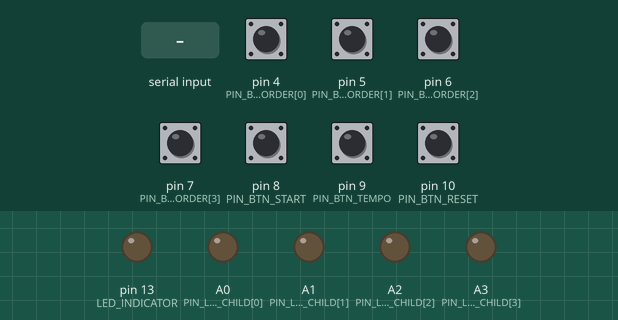
The sketch below on a simulated Arduino Uno, built with avr-gcc and run on an emulated ATmega328P. On the bench: output pins drawn as LEDs (lit = HIGH). Dashed ring = blinking. Inputs (shaded band) come from the test bench; at power-on: pin 4 (PIN_BTN_ORDER[0]), pin 5 (PIN_BTN_ORDER[1]), pin 6 (PIN_BTN_ORDER[2]), pin 7 (PIN_BTN_ORDER[3]), pin 8 (PIN_BTN_START), pin 9 (PIN_BTN_TEMPO), pin 10 (PIN_BTN_RESET) HIGH. What the sketch prints to the serial monitor is not drawn.

Above: at 1.2 s.
1.3 s: pin 8 (PIN_BTN_START) pulled LOW for 0.15 s
At 1.7 s:
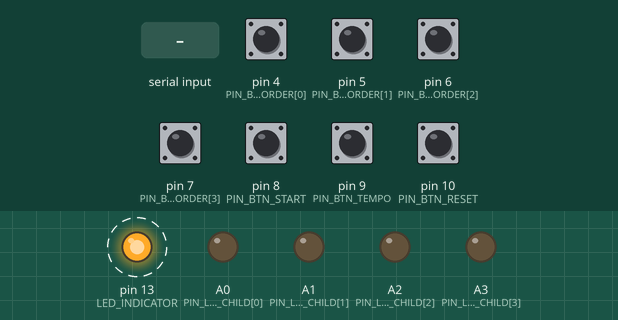
4.4 s: pin 4 (PIN_BTN_ORDER[0]) pulled LOW for 0.15 s
At 4.7 s:
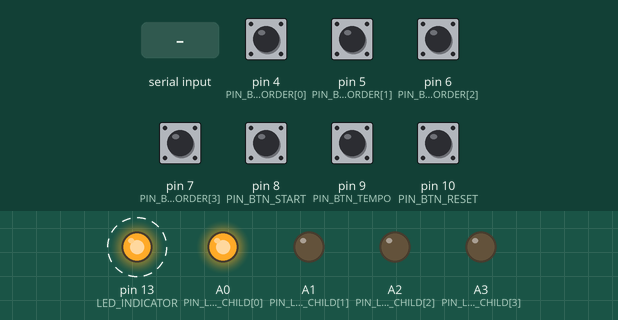
7.4 s: "30 150\n" received over Serial
At 7.7 s:
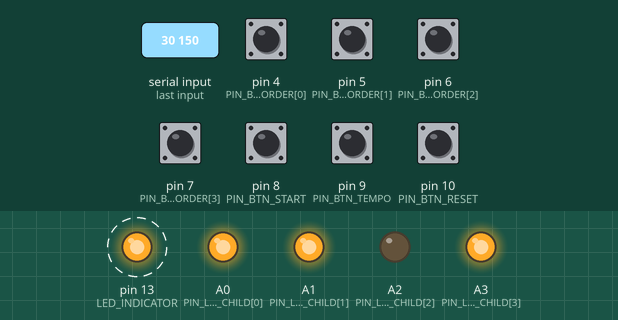
10.4 s: pin 6 (PIN_BTN_ORDER[2]) pulled LOW for 0.15 s
At 11.7 s:
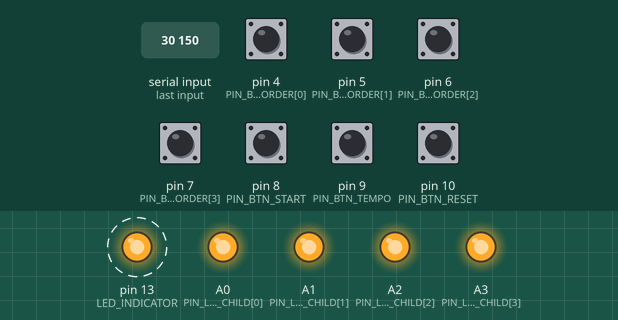
13.4 s: pin 10 (PIN_BTN_RESET) pulled LOW for 0.15 s
At 13.9 s:
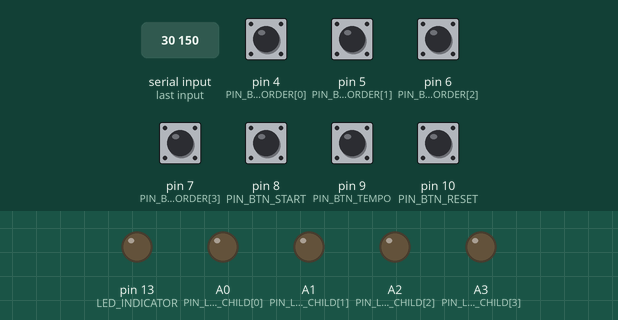
Timing chart, 0 to 16.4 s (numbered marks = the images above; inputs shaded):
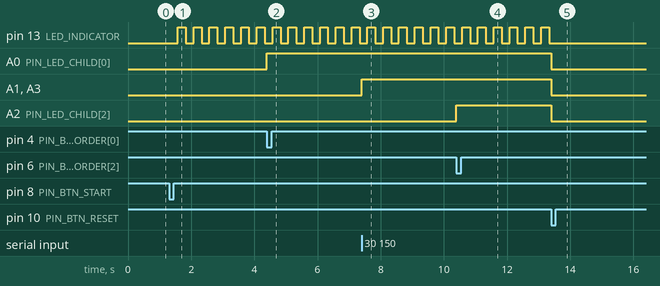

The sketch:

hack_oya_kai.ino
```cpp
#define DECODE_NEC
#define IR_SEND_PIN 3
#include <IRremote.hpp>

const int NUM_CHILDREN = 4;

const int PIN_BTN_ORDER[NUM_CHILDREN] = {4, 5, 6, 7};  // 子機ごとの「参加」ボタン
// 各子機ボタン横のLED (D4→A0, D5→A1, D6→A2, D7→A3)。
// 参加予約がかかった瞬間に点灯し、reset で消灯する。
const int PIN_LED_CHILD[NUM_CHILDREN] = {A0, A1, A2, A3};
const int PIN_BTN_START = 8;
const int PIN_BTN_TEMPO = 9;
const int PIN_BTN_RESET = 10;
const int LED_INDICATOR = 13;

const int QUANTIZE_TICKS = 8;     // 区切り幅（0,5,10,15,...）
// IR address フィールドの bit0 をループON/OFFの通知に使う
// (mask は command フィールドに引き続き載せる)。
const uint16_t IR_ADDR_LOOP_ON  = 0x01;
const uint16_t IR_ADDR_LOOP_OFF = 0x00;

bool isActive[NUM_CHILDREN]   = {false, false, false, false}; // 参加済みフラグ
long joinTick[NUM_CHILDREN]   = {-1, -1, -1, -1};              // 参加予定tick（未予約は-1）

bool isPlaying  = false;
bool loopMode   = true;      // デフォルトはループON ('l' でトグル)
int  tempoBpm   = 120;
long tickCount  = 0;
unsigned long lastTickMs = 0;

int prevBtnOrder[NUM_CHILDREN] = {HIGH, HIGH, HIGH, HIGH};
int prevBtnStart = HIGH;
int prevBtnTempo = HIGH;
int prevBtnReset = HIGH;

void setup() {
  Serial.begin(115200);
  IrSender.begin(IR_SEND_PIN);

  for (int i = 0; i < NUM_CHILDREN; i++) {
    pinMode(PIN_BTN_ORDER[i], INPUT_PULLUP);
    pinMode(PIN_LED_CHILD[i], OUTPUT);
    digitalWrite(PIN_LED_CHILD[i], LOW);
  }
  pinMode(PIN_BTN_START, INPUT_PULLUP);
  pinMode(PIN_BTN_TEMPO, INPUT_PULLUP);
  pinMode(PIN_BTN_RESET, INPUT_PULLUP);
  pinMode(LED_INDICATOR, OUTPUT);

  printHelp();
}

void loop() {
  handleSerialCommand();
  handleOrderButtons();
  handleResetButton();
  handleTempoButton();
  handleStartButton();

  if (isPlaying) {
    unsigned long now = millis();
    unsigned long interval = 60000UL / (unsigned long)tempoBpm / 2UL;
    if (now - lastTickMs >= interval) {
      lastTickMs = now;
      tick();
      tickCount++;
    }
  }
}

// 子機を「次の区切りから参加」予約する共通処理（ボタン・シリアル共有）
void requestJoin(int i) {
  if (i < 0 || i >= NUM_CHILDREN) return;
  if (!isPlaying) {
    Serial.println("[!] 再生中のみ参加できます");
    return;
  }
  if (isActive[i]) {
    Serial.print("[!] child ");
    Serial.print(i);
    Serial.println(" はすでに参加済みです");
    return;
  }
  long nextBoundary = ((tickCount / QUANTIZE_TICKS) + 1) * QUANTIZE_TICKS;
  joinTick[i] = nextBoundary;
  digitalWrite(PIN_LED_CHILD[i], HIGH);  // 予約成立を物理UIで可視化
  Serial.print("child ");
  Serial.print(i);
  Serial.print(" will join at tick ");
  Serial.println(joinTick[i]);
}

// 参加ボタン：再生中にリアルタイムで押すと、次の区切りから参加予約される
void handleOrderButtons() {
  for (int i = 0; i < NUM_CHILDREN; i++) {
    int s = digitalRead(PIN_BTN_ORDER[i]);
    if (prevBtnOrder[i] == HIGH && s == LOW) {
      requestJoin(i);
      delay(30);
    }
    prevBtnOrder[i] = s;
  }
}

void doReset() {
  isPlaying = false;
  tickCount = 0;
  for (int i = 0; i < NUM_CHILDREN; i++) {
    isActive[i] = false;
    joinTick[i] = -1;
    digitalWrite(PIN_LED_CHILD[i], LOW);
  }
  digitalWrite(LED_INDICATOR, LOW);
  Serial.println("reset");
}

void handleResetButton() {
  int s = digitalRead(PIN_BTN_RESET);
  if (prevBtnReset == HIGH && s == LOW) {
    doReset();
    delay(30);
  }
  prevBtnReset = s;
}

void doTempoChange() {
  tempoBpm += 30;
  if (tempoBpm > 150) tempoBpm = 60;
  Serial.print("tempo=");
  Serial.println(tempoBpm);
}

void handleTempoButton() {
  int s = digitalRead(PIN_BTN_TEMPO);
  if (prevBtnTempo == HIGH && s == LOW) {
    doTempoChange();
    delay(30);
  }
  prevBtnTempo = s;
}

void doLoopToggle() {
  loopMode = !loopMode;
  Serial.print("loop=");
  Serial.println(loopMode ? "ON" : "OFF");
}

// 再生開始：誰も参加していない状態から開始する（参加はボタンで都度行う）
void doStart() {
  if (isPlaying) {
    Serial.println("[!] already playing");
    return;
  }
  isPlaying  = true;
  tickCount  = 0;
  lastTickMs = millis() - (60000UL / (unsigned long)tempoBpm / 2UL);
  for (int i = 0; i < NUM_CHILDREN; i++) {
    isActive[i] = false;
    joinTick[i] = -1;
    digitalWrite(PIN_LED_CHILD[i], LOW);
  }
  Serial.println("start");
}

void handleStartButton() {
  int s = digitalRead(PIN_BTN_START);
  if (prevBtnStart == HIGH && s == LOW) {
    doStart();
    delay(30);
  }
  prevBtnStart = s;
}

void handleSerialCommand() {
  while (Serial.available()) {
    char c = (char)Serial.read();
    if (c == '\r' || c == '\n' || c == ' ') continue;

    if (c >= '0' && c <= ('0' + NUM_CHILDREN - 1)) {
      requestJoin(c - '0');
    } else if (c == 's' || c == 'S') {
      doStart();
    } else if (c == 'r' || c == 'R') {
      doReset();
    } else if (c == 't' || c == 'T') {
      doTempoChange();
    } else if (c == 'l' || c == 'L') {
      doLoopToggle();
    } else if (c == '?') {
      printHelp();
    }
  }
}

void printHelp() {
  Serial.println("=== hack_oya_kai help ===");
  Serial.println("0..3 : 子機を参加予約 (D4..D7 ボタンと同じ動作)");
  Serial.println("s    : start");
  Serial.println("r    : reset");
  Serial.println("t    : tempo cycle (60/90/120/150)");
  Serial.println("l    : loop on/off toggle (default ON)");
  Serial.println("?    : help");
  Serial.print("Current BPM=");
  Serial.println(tempoBpm);
  Serial.print("Loop=");
  Serial.println(loopMode ? "ON" : "OFF");
}

void tick() {
  digitalWrite(LED_INDICATOR, (tickCount % 2) ? HIGH : LOW);

  uint8_t mask = 0;
  for (int i = 0; i < NUM_CHILDREN; i++) {
    // 参加予約していたtickに到達したら有効化
    if (!isActive[i] && joinTick[i] != -1 && tickCount >= joinTick[i]) {
      isActive[i] = true;
      Serial.print("child ");
      Serial.print(i);
      Serial.println(" joined");
    }
    if (isActive[i]) {
      mask |= (uint8_t)(1 << i);
    }
  }

  if (mask != 0) {
    // address に loopMode を載せて子機へ通知
    IrSender.sendNEC(loopMode ? IR_ADDR_LOOP_ON : IR_ADDR_LOOP_OFF, mask, 0);
  }
}
```

Measured:
- after the input at 1.3 s, pin 13 (LED_INDICATOR): alternates HIGH for 0.25 s and LOW for 0.25 s, starting after 0.28 s
- after the input at 4.4 s, A0 (PIN_LED_CHILD[0]): LOW → HIGH at once
- after the input at 7.4 s, A1 (PIN_LED_CHILD[1]), A3 (PIN_LED_CHILD[3]): LOW → HIGH at once
- after the input at 10.4 s, A2 (PIN_LED_CHILD[2]): LOW → HIGH at once
- after the input at 13.4 s, pin 13 (LED_INDICATOR): stops changing and stays LOW; A0 (PIN_LED_CHILD[0]), A1 (PIN_LED_CHILD[1]), A2 (PIN_LED_CHILD[2]), A3 (PIN_LED_CHILD[3]): HIGH → LOW at once
